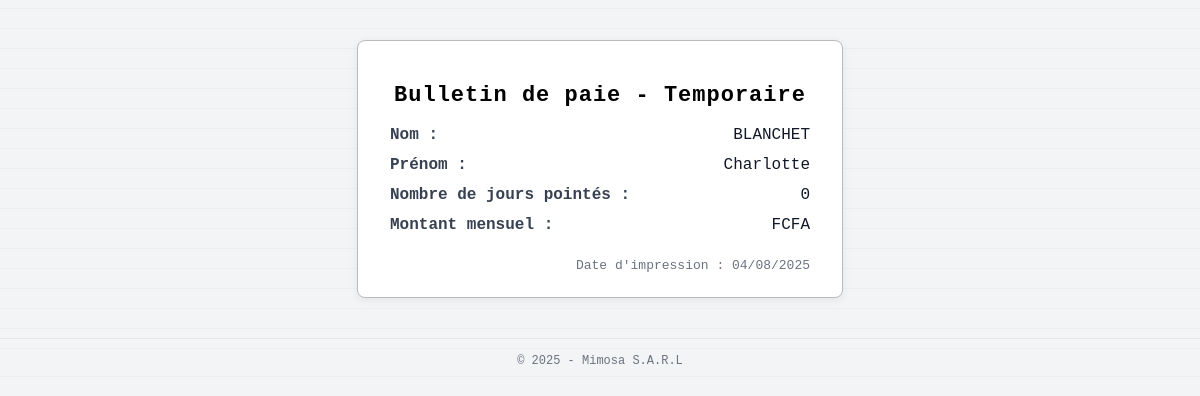
Page /presence/bulletin-paie-temporaire/108/ on the earlier database version.
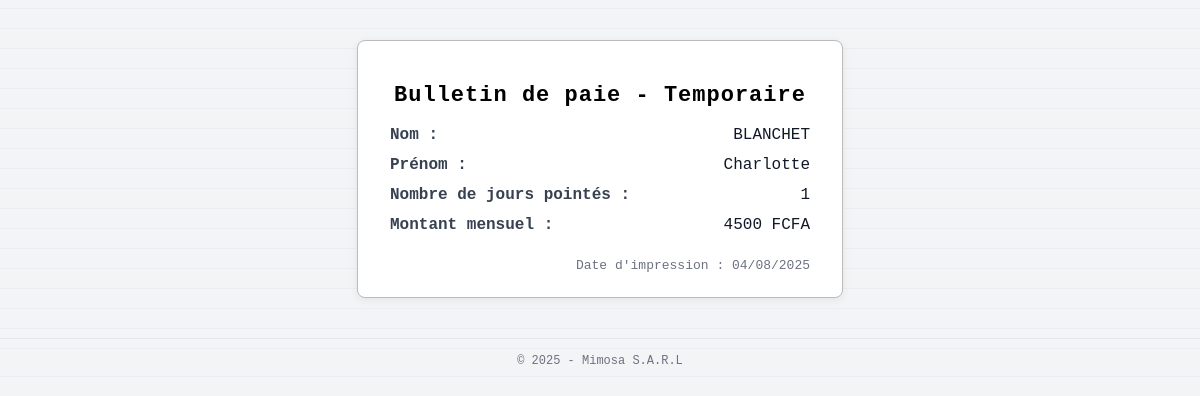
Same page on the later database version.
### employee/models.py (models this page shows, shortened)
class Employee(models.Model):
    EMPLOYEE_TYPE_CHOICES = [
        ('permanent', 'Permanent'),
        ('temporaire', 'Temporaire'),
    ]
    matricule = models.CharField(max_length=20, unique=True)
    nom = models.CharField(max_length=100)
    prenom = models.CharField(max_length=100)
    poste = models.CharField(max_length=100)
    service = models.CharField(max_length=100)
    type = models.CharField(max_length=10, choices=EMPLOYEE_TYPE_CHOICES)
    salaire_journalier = models.CharField(max_length=10, null=True, blank=True)
    date_embauche = models.DateField(null=True, blank=True)
    actif = models.BooleanField(default=True)
    photo = models.ImageField(upload_to='employee/photos/', blank=True, null=True)  # <- nouveau
    class Meta:
        ordering = ['nom', 'prenom']
        verbose_name = "Employé"
        verbose_name_plural = "Employés"
    def salaire_mensuel(self):
        if self.type == 'temporaire' and self.salaire_journalier:
            jours_pointes = self.presence_set.filter(heure_entree__isnull=False, heure_sortie__isnull=False).count()
            return self.salaire_journalier * jours_pointes
        return None

### presence/views.py (the view)
# urls.py: path('bulletin-paie-temporaire/<int:employee_id>/', bulletin_paie_temporaire, name='bulletin_paie_temporaire'),
def bulletin_paie_temporaire(request, employee_id):
    import datetime
    from django.shortcuts import get_object_or_404
    employee = get_object_or_404(Employee, id=employee_id, type='temporaire')
    presences = Presence.objects.filter(employee=employee, heure_entree__isnull=False, heure_sortie__isnull=False)
    nb_jours = presences.count()
    montant_mensuel = employee.salaire_mensuel() if hasattr(employee, 'salaire_mensuel') else "-"
    today = datetime.date.today()
    return render(request, 'bulletin_paie_temporaire.html', {
        'employee': employee,
        'nb_jours': nb_jours,
        'montant_mensuel': montant_mensuel,
        'today': today,
    })

### templates/bulletin_paie_temporaire.html (shortened to what this page needs)
<!DOCTYPE html>
<html>
<head>
</head>
<body>
    <div class="bulletin">
        <h2>Bulletin de paie - Temporaire</h2>
        <div class="ligne"><span class="label">Nom :</span> <span class="valeur">{{ employee.nom }}</span></div>
        <div class="ligne"><span class="label">Prénom :</span> <span class="valeur">{{ employee.prenom }}</span></div>
        <div class="ligne"><span class="label">Nombre de jours pointés :</span> <span class="valeur">{{ nb_jours }}</span></div>
        <div class="ligne"><span class="label">Montant mensuel :</span> <span class="valeur">{{ montant_mensuel }} FCFA</span></div>
        <div class="date-impression">Date d'impression : {{ today|date:'d/m/Y' }}</div>
    </div>
    <div style="text-align: center; margin-top: 20px; padding-top: 15px; border-top: 1px solid #e5e7eb; color: #6b7280; font-size: 12px;">
        © 2025 - Mimosa S.A.R.L
    </div>
</body>
</html>

### templates/bulletin_paie_temporaire.html (style rules this page uses)
body { font-family: 'Courier New', Courier, monospace; background: repeating-linear-gradient(0deg, #f3f4f6, #f3f4f6 19px, #e5e7eb 20px, #e5e7eb 20px); margin: 0; padding: 0; }
.bulletin { width: 420px; margin: 40px auto; background: #fff; border: 1px solid #bbb; border-radius: 8px; box-shadow: 0 2px 8px #0001; padding: 24px 32px; position: relative; }
h2 { text-align: center; margin-bottom: 18px; font-size: 22px; letter-spacing: 1px; }
.ligne { display: flex; justify-content: space-between; margin-bottom: 12px; font-size: 16px; }
.label { font-weight: bold; color: #374151; }
.valeur { color: #111827; }
.date-impression { text-align: right; margin-top: 24px; font-size: 13px; color: #6b7280; }

Differences in the rows shown:
changed Employee "BLANCHET": salaire_journalier (not shown) → "4500"
Other differences:
{{ nb_jours }}: "0" → "1"
